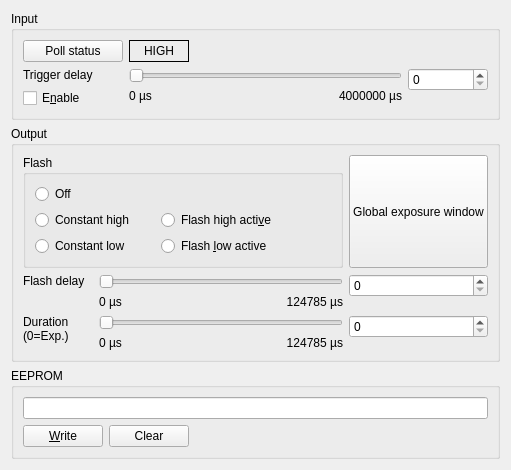
     <widget class="QWidget" name="InOut">
      <attribute name="title">
       <string>I/&amp;O</string>
      </attribute>
      <layout class="QGridLayout">
       <item row="1" column="0">
        <widget class="QGroupBox" name="groupBoxOutput">
         <property name="title">
          <string>Output</string>
         </property>
         <layout class="QGridLayout" name="gridLayout_26">
          <item row="2" column="5">
           <layout class="QVBoxLayout">
            <item>
             <widget class="QSpinBox" name="spinBoxFlashDuration">
              <property name="minimumSize">
               <size>
                <width>80</width>
                <height>0</height>
               </size>
              </property>
              <property name="keyboardTracking">
               <bool>true</bool>
              </property>
             </widget>
            </item>
            <item>
             <spacer name="spacer26">
              <property name="orientation">
               <enum>Qt::Vertical</enum>
              </property>
              <property name="sizeType">
               <enum>QSizePolicy::Expanding</enum>
              </property>
              <property name="sizeHint" stdset="0">
               <size>
                <width>20</width>
                <height>0</height>
               </size>
              </property>
             </spacer>
            </item>
           </layout>
          </item>
          <item row="2" column="1">
           <layout class="QGridLayout" name="gridLayoutFlash">
            <item row="0" column="0" colspan="2">
             <widget class="QSlider" name="sliderFlashDuration">
              <property name="sizePolicy">
               <sizepolicy hsizetype="MinimumExpanding" vsizetype="Fixed">
                <horstretch>0</horstretch>
                <verstretch>0</verstretch>
               </sizepolicy>
              </property>
              <property name="singleStep">
               <number>20</number>
              </property>
              <property name="pageStep">
               <number>2000</number>
              </property>
              <property name="orientation">
               <enum>Qt::Horizontal</enum>
              </property>
             </widget>
            </item>
            <item row="1" column="0">
             <widget class="QLabel" name="textMinFlashDuration">
              <property name="sizePolicy">
               <sizepolicy hsizetype="MinimumExpanding" vsizetype="Preferred">
                <horstretch>0</horstretch>
                <verstretch>0</verstretch>
               </sizepolicy>
              </property>
              <property name="text">
               <string>0 µs</string>
              </property>
              <property name="alignment">
               <set>Qt::AlignLeading|Qt::AlignLeft|Qt::AlignVCenter</set>
              </property>
              <property name="wordWrap">
               <bool>false</bool>
              </property>
             </widget>
            </item>
            <item row="1" column="1">
             <widget class="QLabel" name="textMaxFlashDuration">
              <property name="sizePolicy">
               <sizepolicy hsizetype="MinimumExpanding" vsizetype="Preferred">
                <horstretch>0</horstretch>
                <verstretch>0</verstretch>
               </sizepolicy>
              </property>
              <property name="text">
               <string>124785 µs</string>
              </property>
              <property name="alignment">
               <set>Qt::AlignRight|Qt::AlignTrailing|Qt::AlignVCenter</set>
              </property>
              <property name="wordWrap">
               <bool>false</bool>
              </property>
             </widget>
            </item>
           </layout>
          </item>
          <item row="1" column="1">
           <layout class="QGridLayout" name="gridLayoutFlash_2">
            <item row="1" column="1">
             <widget class="QLabel" name="textMaxFlashDelay">
              <property name="sizePolicy">
               <sizepolicy hsizetype="MinimumExpanding" vsizetype="Preferred">
                <horstretch>0</horstretch>
                <verstretch>0</verstretch>
               </sizepolicy>
              </property>
              <property name="text">
               <string>124785 µs</string>
              </property>
              <property name="alignment">
               <set>Qt::AlignRight|Qt::AlignTrailing|Qt::AlignVCenter</set>
              </property>
              <property name="wordWrap">
               <bool>false</bool>
              </property>
             </widget>
            </item>
            <item row="1" column="0">
             <widget class="QLabel" name="textMinFlashDelay">
              <property name="sizePolicy">
               <sizepolicy hsizetype="MinimumExpanding" vsizetype="Preferred">
                <horstretch>0</horstretch>
                <verstretch>0</verstretch>
               </sizepolicy>
              </property>
              <property name="text">
               <string>0 µs</string>
              </property>
              <property name="alignment">
               <set>Qt::AlignLeading|Qt::AlignLeft|Qt::AlignVCenter</set>
              </property>
              <property name="wordWrap">
               <bool>false</bool>
              </property>
             </widget>
            </item>
            <item row="0" column="0" colspan="2">
             <widget class="QSlider" name="sliderFlashDelay">
              <property name="sizePolicy">
               <sizepolicy hsizetype="MinimumExpanding" vsizetype="Fixed">
                <horstretch>0</horstretch>
                <verstretch>0</verstretch>
               </sizepolicy>
              </property>
              <property name="singleStep">
               <number>20</number>
              </property>
              <property name="pageStep">
               <number>2000</number>
              </property>
              <property name="orientation">
               <enum>Qt::Horizontal</enum>
              </property>
             </widget>
            </item>
           </layout>
          </item>
          <item row="1" column="5">
           <layout class="QVBoxLayout">
            <item>
             <widget class="QSpinBox" name="spinBoxFlashDelay">
              <property name="minimumSize">
               <size>
                <width>80</width>
                <height>0</height>
               </size>
              </property>
              <property name="keyboardTracking">
               <bool>true</bool>
              </property>
             </widget>
            </item>
            <item>
             <spacer name="spacer24">
              <property name="orientation">
               <enum>Qt::Vertical</enum>
              </property>
              <property name="sizeType">
               <enum>QSizePolicy::Expanding</enum>
              </property>
              <property name="sizeHint" stdset="0">
               <size>
                <width>20</width>
                <height>0</height>
               </size>
              </property>
             </spacer>
            </item>
           </layout>
          </item>
          <item row="2" column="0">
           <layout class="QVBoxLayout">
            <item>
             <widget class="QLabel" name="textLabel6">
              <property name="text">
               <string>Duration&lt;br&gt;(0=Exp.)</string>
              </property>
              <property name="alignment">
               <set>Qt::AlignVCenter</set>
              </property>
              <property name="wordWrap">
               <bool>true</bool>
              </property>
             </widget>
            </item>
            <item>
             <spacer name="spacer25">
              <property name="orientation">
               <enum>Qt::Vertical</enum>
              </property>
              <property name="sizeType">
               <enum>QSizePolicy::Expanding</enum>
              </property>
              <property name="sizeHint" stdset="0">
               <size>
                <width>20</width>
                <height>0</height>
               </size>
              </property>
             </spacer>
            </item>
           </layout>
          </item>
          <item row="1" column="0">
           <layout class="QVBoxLayout">
            <item>
             <widget class="QLabel" name="textLabel5">
              <property name="minimumSize">
               <size>
                <width>70</width>
                <height>0</height>
               </size>
              </property>
              <property name="text">
               <string>Flash delay</string>
              </property>
              <property name="wordWrap">
               <bool>false</bool>
              </property>
             </widget>
            </item>
            <item>
             <spacer name="spacer23">
              <property name="orientation">
               <enum>Qt::Vertical</enum>
              </property>
              <property name="sizeType">
               <enum>QSizePolicy::Expanding</enum>
              </property>
              <property name="sizeHint" stdset="0">
               <size>
                <width>0</width>
                <height>0</height>
               </size>
              </property>
             </spacer>
            </item>
           </layout>
          </item>
          <item row="0" column="0" colspan="2">
           <widget class="QGroupBox" name="buttonGroupFlash">
            <property name="title">
             <string>Flash</string>
            </property>
            <layout class="QGridLayout" name="gridLayout_27">
             <item row="5" column="1">
              <widget class="QRadioButton" name="radioButtonLoActive">
               <property name="sizePolicy">
                <sizepolicy hsizetype="Preferred" vsizetype="Preferred">
                 <horstretch>0</horstretch>
                 <verstretch>0</verstretch>
                </sizepolicy>
               </property>
               <property name="minimumSize">
                <size>
                 <width>130</width>
                 <height>0</height>
                </size>
               </property>
               <property name="text">
                <string>Flash &amp;low active</string>
               </property>
               <property name="shortcut">
                <string>Alt+L</string>
               </property>
              </widget>
             </item>
             <item row="5" column="0">
              <widget class="QRadioButton" name="radioButtonLow">
               <property name="sizePolicy">
                <sizepolicy hsizetype="Preferred" vsizetype="Preferred">
                 <horstretch>0</horstretch>
                 <verstretch>0</verstretch>
                </sizepolicy>
               </property>
               <property name="minimumSize">
                <size>
                 <width>120</width>
                 <height>0</height>
                </size>
               </property>
               <property name="text">
                <string>Constant low</string>
               </property>
               <property name="shortcut">
                <string/>
               </property>
              </widget>
             </item>
             <item row="1" column="0">
              <widget class="QRadioButton" name="radioButtonHigh">
               <property name="sizePolicy">
                <sizepolicy hsizetype="Preferred" vsizetype="Preferred">
                 <horstretch>0</horstretch>
                 <verstretch>0</verstretch>
                </sizepolicy>
               </property>
               <property name="minimumSize">
                <size>
                 <width>120</width>
                 <height>0</height>
                </size>
               </property>
               <property name="text">
                <string>Constant high</string>
               </property>
              </widget>
             </item>
             <item row="1" column="1">
              <widget class="QRadioButton" name="radioButtonHiActive">
               <property name="sizePolicy">
                <sizepolicy hsizetype="Preferred" vsizetype="Preferred">
                 <horstretch>0</horstretch>
                 <verstretch>0</verstretch>
                </sizepolicy>
               </property>
               <property name="minimumSize">
                <size>
                 <width>130</width>
                 <height>0</height>
                </size>
               </property>
               <property name="text">
                <string>Flash high acti&amp;ve</string>
               </property>
               <property name="shortcut">
                <string>Alt+V</string>
               </property>
              </widget>
             </item>
             <item row="0" column="0">
              <widget class="QRadioButton" name="radioButtonOff">
               <property name="sizePolicy">
                <sizepolicy hsizetype="Preferred" vsizetype="Preferred">
                 <horstretch>0</horstretch>
                 <verstretch>0</verstretch>
                </sizepolicy>
               </property>
               <property name="minimumSize">
                <size>
                 <width>100</width>
                 <height>0</height>
                </size>
               </property>
               <property name="text">
                <string>Off</string>
               </property>
              </widget>
             </item>
             <item row="1" column="2">
              <spacer name="horizontalSpacer">
               <property name="orientation">
                <enum>Qt::Horizontal</enum>
               </property>
               <property name="sizeHint" stdset="0">
                <size>
                 <width>40</width>
                 <height>20</height>
                </size>
               </property>
              </spacer>
             </item>
            </layout>
           </widget>
          </item>
          <item row="0" column="5">
           <widget class="QPushButton" name="pushButtonGlobalFlashDelay">
            <property name="sizePolicy">
             <sizepolicy hsizetype="MinimumExpanding" vsizetype="Expanding">
              <horstretch>0</horstretch>
              <verstretch>0</verstretch>
             </sizepolicy>
            </property>
            <property name="text">
             <string>Global exposure window</string>
            </property>
            <property name="shortcut">
             <string/>
            </property>
            <property name="checked">
             <bool>false</bool>
            </property>
            <property name="flat">
             <bool>false</bool>
            </property>
            <attribute name="buttonGroup">
             <string notr="true"/>
            </attribute>
           </widget>
          </item>
         </layout>
        </widget>
       </item>
       <item row="0" column="0">
        <widget class="QGroupBox" name="groupBoxInput">
         <property name="title">
          <string>Input</string>
         </property>
         <layout class="QGridLayout" name="gridLayout_3">
          <item row="1" column="2">
           <layout class="QVBoxLayout">
            <item>
             <widget class="QSpinBox" name="spinBoxTriggerDelay">
              <property name="sizePolicy">
               <sizepolicy hsizetype="Minimum" vsizetype="Fixed">
                <horstretch>0</horstretch>
                <verstretch>0</verstretch>
               </sizepolicy>
              </property>
              <property name="minimumSize">
               <size>
                <width>80</width>
                <height>0</height>
               </size>
              </property>
              <property name="keyboardTracking">
               <bool>true</bool>
              </property>
              <property name="maximum">
               <number>4000000</number>
              </property>
              <property name="value">
               <number>0</number>
              </property>
             </widget>
            </item>
            <item>
             <spacer name="spacer20">
              <property name="orientation">
               <enum>Qt::Vertical</enum>
              </property>
              <property name="sizeType">
               <enum>QSizePolicy::Expanding</enum>
              </property>
              <property name="sizeHint" stdset="0">
               <size>
                <width>20</width>
                <height>0</height>
               </size>
              </property>
             </spacer>
            </item>
           </layout>
          </item>
          <item row="1" column="1">
           <layout class="QGridLayout" name="gridLayoutTrigger">
            <item row="2" column="0" colspan="2">
             <spacer name="spacer41_2">
              <property name="orientation">
               <enum>Qt::Vertical</enum>
              </property>
              <property name="sizeType">
               <enum>QSizePolicy::Expanding</enum>
              </property>
              <property name="sizeHint" stdset="0">
               <size>
                <width>100</width>
                <height>0</height>
               </size>
              </property>
             </spacer>
            </item>
            <item row="1" column="0">
             <widget class="QLabel" name="textMinTriggerDelay">
              <property name="sizePolicy">
               <sizepolicy hsizetype="MinimumExpanding" vsizetype="Preferred">
                <horstretch>0</horstretch>
                <verstretch>0</verstretch>
               </sizepolicy>
              </property>
              <property name="text">
               <string>0 µs</string>
              </property>
              <property name="alignment">
               <set>Qt::AlignLeading|Qt::AlignLeft|Qt::AlignVCenter</set>
              </property>
              <property name="wordWrap">
               <bool>false</bool>
              </property>
             </widget>
            </item>
            <item row="1" column="1">
             <widget class="QLabel" name="textMaxTriggerDelay">
              <property name="sizePolicy">
               <sizepolicy hsizetype="MinimumExpanding" vsizetype="Preferred">
                <horstretch>0</horstretch>
                <verstretch>0</verstretch>
               </sizepolicy>
              </property>
              <property name="text">
               <string>4000000 µs</string>
              </property>
              <property name="alignment">
               <set>Qt::AlignRight|Qt::AlignTrailing|Qt::AlignVCenter</set>
              </property>
              <property name="wordWrap">
               <bool>false</bool>
              </property>
             </widget>
            </item>
            <item row="0" column="0" colspan="2">
             <widget class="QSlider" name="sliderTriggerDelay">
              <property name="sizePolicy">
               <sizepolicy hsizetype="MinimumExpanding" vsizetype="Fixed">
                <horstretch>0</horstretch>
                <verstretch>0</verstretch>
               </sizepolicy>
              </property>
              <property name="orientation">
               <enum>Qt::Horizontal</enum>
              </property>
             </widget>
            </item>
           </layout>
          </item>
          <item row="1" column="0">
           <layout class="QVBoxLayout">
            <item>
             <widget class="QLabel" name="textLabel1">
              <property name="minimumSize">
               <size>
                <width>100</width>
                <height>0</height>
               </size>
              </property>
              <property name="text">
               <string>Trigger delay</string>
              </property>
              <property name="wordWrap">
               <bool>false</bool>
              </property>
             </widget>
            </item>
            <item>
             <widget class="QCheckBox" name="checkBoxEnableTriggerDelay">
              <property name="sizePolicy">
               <sizepolicy hsizetype="Preferred" vsizetype="Fixed">
                <horstretch>0</horstretch>
                <verstretch>0</verstretch>
               </sizepolicy>
              </property>
              <property name="minimumSize">
               <size>
                <width>100</width>
                <height>0</height>
               </size>
              </property>
              <property name="text">
               <string>E&amp;nable</string>
              </property>
              <property name="shortcut">
               <string>Alt+N</string>
              </property>
             </widget>
            </item>
            <item>
             <spacer name="spacer40_2">
              <property name="orientation">
               <enum>Qt::Vertical</enum>
              </property>
              <property name="sizeType">
               <enum>QSizePolicy::Expanding</enum>
              </property>
              <property name="sizeHint" stdset="0">
               <size>
                <width>20</width>
                <height>0</height>
               </size>
              </property>
             </spacer>
            </item>
           </layout>
          </item>
          <item row="0" column="0" colspan="3">
           <layout class="QHBoxLayout">
            <item>
             <widget class="QPushButton" name="pushButtonPollStatus">
              <property name="minimumSize">
               <size>
                <width>100</width>
                <height>0</height>
               </size>
              </property>
              <property name="text">
               <string>Poll status</string>
              </property>
             </widget>
            </item>
            <item>
             <widget class="QLabel" name="textLabelStatus">
              <property name="enabled">
               <bool>true</bool>
              </property>
              <property name="minimumSize">
               <size>
                <width>60</width>
                <height>0</height>
               </size>
              </property>
              <property name="frameShape">
               <enum>QFrame::Box</enum>
              </property>
              <property name="frameShadow">
               <enum>QFrame::Plain</enum>
              </property>
              <property name="text">
               <string>HIGH</string>
              </property>
              <property name="alignment">
               <set>Qt::AlignCenter</set>
              </property>
              <property name="wordWrap">
               <bool>false</bool>
              </property>
              <property name="margin">
               <number>0</number>
              </property>
             </widget>
            </item>
            <item>
             <spacer name="spacer18">
              <property name="orientation">
               <enum>Qt::Horizontal</enum>
              </property>
              <property name="sizeType">
               <enum>QSizePolicy::Expanding</enum>
              </property>
              <property name="sizeHint" stdset="0">
               <size>
                <width>40</width>
                <height>20</height>
               </size>
              </property>
             </spacer>
            </item>
           </layout>
          </item>
         </layout>
        </widget>
       </item>
       <item row="2" column="0">
        <widget class="QGroupBox" name="groupBoxEEPROM">
         <property name="title">
          <string>EEPROM</string>
         </property>
         <layout class="QVBoxLayout" name="verticalLayout_6">
          <item>
           <widget class="QLineEdit" name="lineEditEepromEntry">
            <property name="maxLength">
             <number>64</number>
            </property>
           </widget>
          </item>
          <item>
           <layout class="QHBoxLayout">
            <item>
             <widget class="QPushButton" name="pushButtonWriteEeprom">
              <property name="text">
               <string>&amp;Write</string>
              </property>
              <property name="shortcut">
               <string>Alt+W</string>
              </property>
             </widget>
            </item>
            <item>
             <widget class="QPushButton" name="pushButtonClearEeprom">
              <property name="text">
               <string>Clear</string>
              </property>
             </widget>
            </item>
            <item>
             <spacer name="spacer17">
              <property name="orientation">
               <enum>Qt::Horizontal</enum>
              </property>
              <property name="sizeType">
               <enum>QSizePolicy::Expanding</enum>
              </property>
              <property name="sizeHint" stdset="0">
               <size>
                <width>40</width>
                <height>20</height>
               </size>
              </property>
             </spacer>
            </item>
           </layout>
          </item>
         </layout>
        </widget>
       </item>
      </layout>
     </widget>
